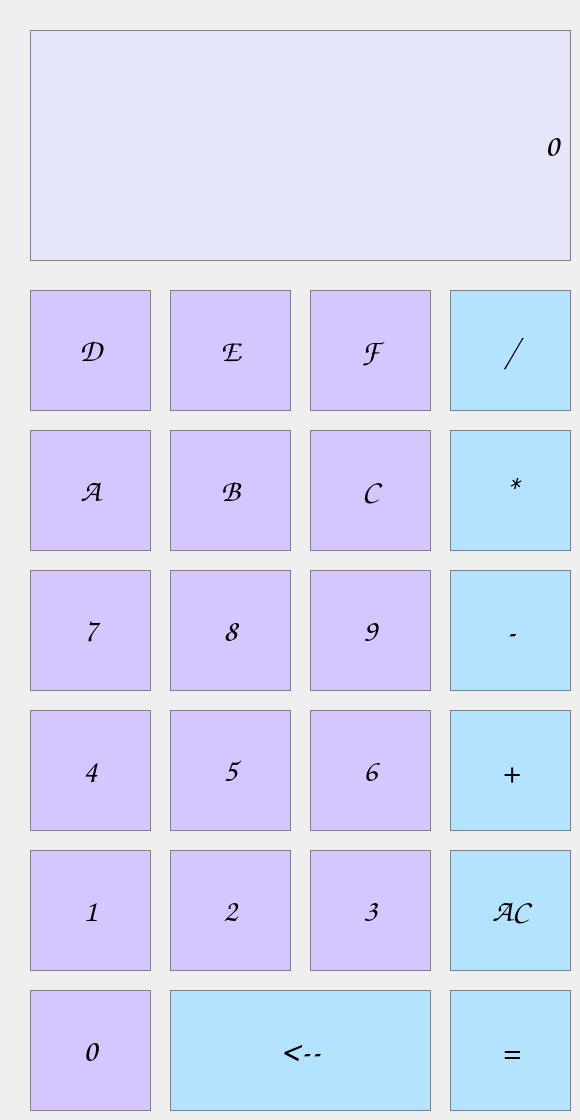
  <widget class="QWidget" name="centralwidget">
   <widget class="QPushButton" name="AC">
    <property name="geometry">
     <rect>
      <x>450</x>
      <y>850</y>
      <width>121</width>
      <height>121</height>
     </rect>
    </property>
    <property name="sizePolicy">
     <sizepolicy hsizetype="Preferred" vsizetype="Preferred">
      <horstretch>0</horstretch>
      <verstretch>0</verstretch>
     </sizepolicy>
    </property>
    <property name="font">
     <font>
      <family>Comic Sans MS</family>
      <pointsize>24</pointsize>
     </font>
    </property>
    <property name="styleSheet">
     <string notr="true">QPushButton{
	background-color: #B3E3FF;
	border: 1px solid gray;
	padding: 5px;
}

QPushButton: pressed{
	background-color: #65A3DD;
	border: 1px solid gray;
	padding: 5px;
}</string>
    </property>
    <property name="text">
     <string>AC</string>
    </property>
   </widget>
   <widget class="QLineEdit" name="Display">
    <property name="geometry">
     <rect>
      <x>30</x>
      <y>30</y>
      <width>541</width>
      <height>231</height>
     </rect>
    </property>
    <property name="sizePolicy">
     <sizepolicy hsizetype="Preferred" vsizetype="Expanding">
      <horstretch>0</horstretch>
      <verstretch>0</verstretch>
     </sizepolicy>
    </property>
    <property name="palette">
     <palette>
      <active>
       <colorrole role="Button">
        <brush brushstyle="SolidPattern">
         <color alpha="255">
          <red>230</red>
          <green>230</green>
          <blue>250</blue>
         </color>
        </brush>
       </colorrole>
       <colorrole role="Base">
        <brush brushstyle="SolidPattern">
         <color alpha="255">
          <red>230</red>
          <green>230</green>
          <blue>250</blue>
         </color>
        </brush>
       </colorrole>
       <colorrole role="Window">
        <brush brushstyle="SolidPattern">
         <color alpha="255">
          <red>230</red>
          <green>230</green>
          <blue>250</blue>
         </color>
        </brush>
       </colorrole>
      </active>
      <inactive>
       <colorrole role="Button">
        <brush brushstyle="SolidPattern">
         <color alpha="255">
          <red>230</red>
          <green>230</green>
          <blue>250</blue>
         </color>
        </brush>
       </colorrole>
       <colorrole role="Base">
        <brush brushstyle="SolidPattern">
         <color alpha="255">
          <red>230</red>
          <green>230</green>
          <blue>250</blue>
         </color>
        </brush>
       </colorrole>
       <colorrole role="Window">
        <brush brushstyle="SolidPattern">
         <color alpha="255">
          <red>230</red>
          <green>230</green>
          <blue>250</blue>
         </color>
        </brush>
       </colorrole>
      </inactive>
      <disabled>
       <colorrole role="Button">
        <brush brushstyle="SolidPattern">
         <color alpha="255">
          <red>230</red>
          <green>230</green>
          <blue>250</blue>
         </color>
        </brush>
       </colorrole>
       <colorrole role="Base">
        <brush brushstyle="SolidPattern">
         <color alpha="255">
          <red>230</red>
          <green>230</green>
          <blue>250</blue>
         </color>
        </brush>
       </colorrole>
       <colorrole role="Window">
        <brush brushstyle="SolidPattern">
         <color alpha="255">
          <red>230</red>
          <green>230</green>
          <blue>250</blue>
         </color>
        </brush>
       </colorrole>
      </disabled>
     </palette>
    </property>
    <property name="font">
     <font>
      <family>Comic Sans MS</family>
      <pointsize>24</pointsize>
      <weight>50</weight>
      <bold>false</bold>
     </font>
    </property>
    <property name="styleSheet">
     <string notr="true">QLineEdit{
	background-color: #E6E6FA;
	border: 1px solid gray;
}
</string>
    </property>
    <property name="text">
     <string>0 </string>
    </property>
    <property name="cursorPosition">
     <number>2</number>
    </property>
    <property name="alignment">
     <set>Qt::AlignRight|Qt::AlignTrailing|Qt::AlignVCenter</set>
    </property>
   </widget>
   <widget class="QPushButton" name="Divide">
    <property name="geometry">
     <rect>
      <x>450</x>
      <y>290</y>
      <width>121</width>
      <height>121</height>
     </rect>
    </property>
    <property name="sizePolicy">
     <sizepolicy hsizetype="Preferred" vsizetype="Preferred">
      <horstretch>0</horstretch>
      <verstretch>0</verstretch>
     </sizepolicy>
    </property>
    <property name="font">
     <font>
      <family>Comic Sans MS</family>
      <pointsize>28</pointsize>
     </font>
    </property>
    <property name="styleSheet">
     <string notr="true">QPushButton{
	background-color: #B3E3FF;
	border: 1px solid gray;
	padding: 5px;
}

QPushButton: pressed{
	background-color: #65A3DD;
	border: 1px solid gray;
	padding: 5px;
}</string>
    </property>
    <property name="text">
     <string>/</string>
    </property>
   </widget>
   <widget class="QPushButton" name="Button9">
    <property name="geometry">
     <rect>
      <x>310</x>
      <y>570</y>
      <width>121</width>
      <height>121</height>
     </rect>
    </property>
    <property name="sizePolicy">
     <sizepolicy hsizetype="Preferred" vsizetype="Preferred">
      <horstretch>0</horstretch>
      <verstretch>0</verstretch>
     </sizepolicy>
    </property>
    <property name="font">
     <font>
      <family>Comic Sans MS</family>
      <pointsize>24</pointsize>
     </font>
    </property>
    <property name="styleSheet">
     <string notr="true">QPushButton{
	background-color: #D6C6FF;
	border: 1px solid gray;
	padding: 5px;
}

QPushButton: pressed{
	background-color: #6BFB6FF;
	border: 1px solid gray;
	padding: 5px;
}</string>
    </property>
    <property name="text">
     <string>9</string>
    </property>
   </widget>
   <widget class="QPushButton" name="Button7">
    <property name="geometry">
     <rect>
      <x>30</x>
      <y>570</y>
      <width>121</width>
      <height>121</height>
     </rect>
    </property>
    <property name="sizePolicy">
     <sizepolicy hsizetype="Preferred" vsizetype="Preferred">
      <horstretch>0</horstretch>
      <verstretch>0</verstretch>
     </sizepolicy>
    </property>
    <property name="font">
     <font>
      <family>Comic Sans MS</family>
      <pointsize>24</pointsize>
     </font>
    </property>
    <property name="styleSheet">
     <string notr="true">QPushButton{
	background-color: #D6C6FF;
	border: 1px solid gray;
	padding: 5px;
}

QPushButton: pressed{
	background-color: #6BFB6FF;
	border: 1px solid gray;
	padding: 5px;
}</string>
    </property>
    <property name="text">
     <string>7</string>
    </property>
   </widget>
   <widget class="QPushButton" name="Multiply">
    <property name="geometry">
     <rect>
      <x>450</x>
      <y>430</y>
      <width>121</width>
      <height>121</height>
     </rect>
    </property>
    <property name="sizePolicy">
     <sizepolicy hsizetype="Preferred" vsizetype="Preferred">
      <horstretch>0</horstretch>
      <verstretch>0</verstretch>
     </sizepolicy>
    </property>
    <property name="font">
     <font>
      <family>Comic Sans MS</family>
      <pointsize>28</pointsize>
     </font>
    </property>
    <property name="styleSheet">
     <string notr="true">QPushButton{
	background-color: #B3E3FF;
	border: 1px solid gray;
	padding: 5px;
}

QPushButton: pressed{
	background-color: #65A3DD;
	border: 1px solid gray;
	padding: 5px;
}</string>
    </property>
    <property name="text">
     <string>*</string>
    </property>
   </widget>
   <widget class="QPushButton" name="Button8">
    <property name="geometry">
     <rect>
      <x>170</x>
      <y>570</y>
      <width>121</width>
      <height>121</height>
     </rect>
    </property>
    <property name="sizePolicy">
     <sizepolicy hsizetype="Preferred" vsizetype="Preferred">
      <horstretch>0</horstretch>
      <verstretch>0</verstretch>
     </sizepolicy>
    </property>
    <property name="font">
     <font>
      <family>Comic Sans MS</family>
      <pointsize>24</pointsize>
     </font>
    </property>
    <property name="styleSheet">
     <string notr="true">QPushButton{
	background-color: #D6C6FF;
	border: 1px solid gray;
	padding: 5px;
}

QPushButton: pressed{
	background-color: #6BFB6FF;
	border: 1px solid gray;
	padding: 5px;
}</string>
    </property>
    <property name="text">
     <string>8</string>
    </property>
   </widget>
   <widget class="QPushButton" name="Button6">
    <property name="geometry">
     <rect>
      <x>310</x>
      <y>710</y>
      <width>121</width>
      <height>121</height>
     </rect>
    </property>
    <property name="sizePolicy">
     <sizepolicy hsizetype="Preferred" vsizetype="Preferred">
      <horstretch>0</horstretch>
      <verstretch>0</verstretch>
     </sizepolicy>
    </property>
    <property name="font">
     <font>
      <family>Comic Sans MS</family>
      <pointsize>24</pointsize>
     </font>
    </property>
    <property name="styleSheet">
     <string notr="true">QPushButton{
	background-color: #D6C6FF;
	border: 1px solid gray;
	padding: 5px;
}

QPushButton: pressed{
	background-color: #6BFB6FF;
	border: 1px solid gray;
	padding: 5px;
}</string>
    </property>
    <property name="text">
     <string>6</string>
    </property>
   </widget>
   <widget class="QPushButton" name="Button4">
    <property name="geometry">
     <rect>
      <x>30</x>
      <y>710</y>
      <width>121</width>
      <height>121</height>
     </rect>
    </property>
    <property name="sizePolicy">
     <sizepolicy hsizetype="Preferred" vsizetype="Preferred">
      <horstretch>0</horstretch>
      <verstretch>0</verstretch>
     </sizepolicy>
    </property>
    <property name="font">
     <font>
      <family>Comic Sans MS</family>
      <pointsize>24</pointsize>
     </font>
    </property>
    <property name="styleSheet">
     <string notr="true">QPushButton{
	background-color: #D6C6FF;
	border: 1px solid gray;
	padding: 5px;
}

QPushButton: pressed{
	background-color: #6BFB6FF;
	border: 1px solid gray;
	padding: 5px;
}</string>
    </property>
    <property name="text">
     <string>4</string>
    </property>
   </widget>
   <widget class="QPushButton" name="Minus">
    <property name="geometry">
     <rect>
      <x>450</x>
      <y>570</y>
      <width>121</width>
      <height>121</height>
     </rect>
    </property>
    <property name="sizePolicy">
     <sizepolicy hsizetype="Preferred" vsizetype="Preferred">
      <horstretch>0</horstretch>
      <verstretch>0</verstretch>
     </sizepolicy>
    </property>
    <property name="font">
     <font>
      <family>Comic Sans MS</family>
      <pointsize>28</pointsize>
     </font>
    </property>
    <property name="styleSheet">
     <string notr="true">QPushButton{
	background-color: #B3E3FF;
	border: 1px solid gray;
	padding: 5px;
}

QPushButton: pressed{
	background-color: #65A3DD;
	border: 1px solid gray;
	padding: 5px;
}</string>
    </property>
    <property name="text">
     <string>-</string>
    </property>
   </widget>
   <widget class="QPushButton" name="Button5">
    <property name="geometry">
     <rect>
      <x>170</x>
      <y>710</y>
      <width>121</width>
      <height>121</height>
     </rect>
    </property>
    <property name="sizePolicy">
     <sizepolicy hsizetype="Preferred" vsizetype="Preferred">
      <horstretch>0</horstretch>
      <verstretch>0</verstretch>
     </sizepolicy>
    </property>
    <property name="font">
     <font>
      <family>Comic Sans MS</family>
      <pointsize>24</pointsize>
     </font>
    </property>
    <property name="styleSheet">
     <string notr="true">QPushButton{
	background-color: #D6C6FF;
	border: 1px solid gray;
	padding: 5px;
}

QPushButton: pressed{
	background-color: #6BFB6FF;
	border: 1px solid gray;
	padding: 5px;
}</string>
    </property>
    <property name="text">
     <string>5</string>
    </property>
   </widget>
   <widget class="QPushButton" name="Button3">
    <property name="geometry">
     <rect>
      <x>310</x>
      <y>850</y>
      <width>121</width>
      <height>121</height>
     </rect>
    </property>
    <property name="sizePolicy">
     <sizepolicy hsizetype="Preferred" vsizetype="Preferred">
      <horstretch>0</horstretch>
      <verstretch>0</verstretch>
     </sizepolicy>
    </property>
    <property name="font">
     <font>
      <family>Comic Sans MS</family>
      <pointsize>24</pointsize>
     </font>
    </property>
    <property name="styleSheet">
     <string notr="true">QPushButton{
	background-color: #D6C6FF;
	border: 1px solid gray;
	padding: 5px;
}

QPushButton: pressed{
	background-color: #6BFB6FF;
	border: 1px solid gray;
	padding: 5px;
}</string>
    </property>
    <property name="text">
     <string>3</string>
    </property>
   </widget>
   <widget class="QPushButton" name="Button1">
    <property name="geometry">
     <rect>
      <x>30</x>
      <y>850</y>
      <width>121</width>
      <height>121</height>
     </rect>
    </property>
    <property name="sizePolicy">
     <sizepolicy hsizetype="Preferred" vsizetype="Preferred">
      <horstretch>0</horstretch>
      <verstretch>0</verstretch>
     </sizepolicy>
    </property>
    <property name="font">
     <font>
      <family>Comic Sans MS</family>
      <pointsize>24</pointsize>
     </font>
    </property>
    <property name="styleSheet">
     <string notr="true">QPushButton{
	background-color: #D6C6FF;
	border: 1px solid gray;
	padding: 5px;
}

QPushButton: pressed{
	background-color: #6BFB6FF;
	border: 1px solid gray;
	padding: 5px;
}</string>
    </property>
    <property name="text">
     <string>1</string>
    </property>
   </widget>
   <widget class="QPushButton" name="Plus">
    <property name="geometry">
     <rect>
      <x>450</x>
      <y>710</y>
      <width>121</width>
      <height>121</height>
     </rect>
    </property>
    <property name="sizePolicy">
     <sizepolicy hsizetype="Preferred" vsizetype="Preferred">
      <horstretch>0</horstretch>
      <verstretch>0</verstretch>
     </sizepolicy>
    </property>
    <property name="font">
     <font>
      <family>Comic Sans MS</family>
      <pointsize>28</pointsize>
     </font>
    </property>
    <property name="styleSheet">
     <string notr="true">QPushButton{
	background-color: #B3E3FF;
	border: 1px solid gray;
	padding: 5px;
}

QPushButton: pressed{
	background-color: #65A3DD;
	border: 1px solid gray;
	padding: 5px;
}</string>
    </property>
    <property name="text">
     <string>+</string>
    </property>
   </widget>
   <widget class="QPushButton" name="Button2">
    <property name="geometry">
     <rect>
      <x>170</x>
      <y>850</y>
      <width>121</width>
      <height>121</height>
     </rect>
    </property>
    <property name="sizePolicy">
     <sizepolicy hsizetype="Preferred" vsizetype="Preferred">
      <horstretch>0</horstretch>
      <verstretch>0</verstretch>
     </sizepolicy>
    </property>
    <property name="font">
     <font>
      <family>Comic Sans MS</family>
      <pointsize>24</pointsize>
     </font>
    </property>
    <property name="styleSheet">
     <string notr="true">QPushButton{
	background-color: #D6C6FF;
	border: 1px solid gray;
	padding: 5px;
}

QPushButton: pressed{
	background-color: #6BFB6FF;
	border: 1px solid gray;
	padding: 5px;
}</string>
    </property>
    <property name="text">
     <string>2</string>
    </property>
   </widget>
   <widget class="QPushButton" name="Erase">
    <property name="geometry">
     <rect>
      <x>170</x>
      <y>990</y>
      <width>261</width>
      <height>121</height>
     </rect>
    </property>
    <property name="sizePolicy">
     <sizepolicy hsizetype="Preferred" vsizetype="Preferred">
      <horstretch>0</horstretch>
      <verstretch>0</verstretch>
     </sizepolicy>
    </property>
    <property name="font">
     <font>
      <family>Comic Sans MS</family>
      <pointsize>28</pointsize>
     </font>
    </property>
    <property name="styleSheet">
     <string notr="true">QPushButton{
	background-color: #B3E3FF;
	border: 1px solid gray;
	padding: 5px;
}

QPushButton: pressed{
	background-color: #65A3DD;
	border: 1px solid gray;
	padding: 5px;
}</string>
    </property>
    <property name="text">
     <string>&lt;--</string>
    </property>
   </widget>
   <widget class="QPushButton" name="Equal">
    <property name="geometry">
     <rect>
      <x>450</x>
      <y>990</y>
      <width>121</width>
      <height>121</height>
     </rect>
    </property>
    <property name="sizePolicy">
     <sizepolicy hsizetype="Preferred" vsizetype="Preferred">
      <horstretch>0</horstretch>
      <verstretch>0</verstretch>
     </sizepolicy>
    </property>
    <property name="font">
     <font>
      <family>Comic Sans MS</family>
      <pointsize>28</pointsize>
     </font>
    </property>
    <property name="styleSheet">
     <string notr="true">QPushButton{
	background-color: #B3E3FF;
	border: 1px solid gray;
	padding: 5px;
}

QPushButton: pressed{
	background-color: #65A3DD;
	border: 1px solid gray;
	padding: 5px;
}</string>
    </property>
    <property name="text">
     <string>=</string>
    </property>
   </widget>
   <widget class="QPushButton" name="Button0">
    <property name="geometry">
     <rect>
      <x>30</x>
      <y>990</y>
      <width>121</width>
      <height>121</height>
     </rect>
    </property>
    <property name="sizePolicy">
     <sizepolicy hsizetype="Preferred" vsizetype="Preferred">
      <horstretch>0</horstretch>
      <verstretch>0</verstretch>
     </sizepolicy>
    </property>
    <property name="font">
     <font>
      <family>Comic Sans MS</family>
      <pointsize>24</pointsize>
     </font>
    </property>
    <property name="styleSheet">
     <string notr="true">QPushButton{
	background-color: #D6C6FF;
	border: 1px solid gray;
	padding: 5px;
}

QPushButton: pressed{
	background-color: #6BFB6FF;
	border: 1px solid gray;
	padding: 5px;
}</string>
    </property>
    <property name="text">
     <string>0</string>
    </property>
   </widget>
   <widget class="QPushButton" name="Button10">
    <property name="geometry">
     <rect>
      <x>30</x>
      <y>430</y>
      <width>121</width>
      <height>121</height>
     </rect>
    </property>
    <property name="sizePolicy">
     <sizepolicy hsizetype="Preferred" vsizetype="Preferred">
      <horstretch>0</horstretch>
      <verstretch>0</verstretch>
     </sizepolicy>
    </property>
    <property name="font">
     <font>
      <family>Comic Sans MS</family>
      <pointsize>24</pointsize>
     </font>
    </property>
    <property name="styleSheet">
     <string notr="true">QPushButton{
	background-color: #D6C6FF;
	border: 1px solid gray;
	padding: 5px;
}

QPushButton: pressed{
	background-color: #6BFB6FF;
	border: 1px solid gray;
	padding: 5px;
}</string>
    </property>
    <property name="text">
     <string>A</string>
    </property>
   </widget>
   <widget class="QPushButton" name="Button11">
    <property name="geometry">
     <rect>
      <x>170</x>
      <y>430</y>
      <width>121</width>
      <height>121</height>
     </rect>
    </property>
    <property name="sizePolicy">
     <sizepolicy hsizetype="Preferred" vsizetype="Preferred">
      <horstretch>0</horstretch>
      <verstretch>0</verstretch>
     </sizepolicy>
    </property>
    <property name="font">
     <font>
      <family>Comic Sans MS</family>
      <pointsize>24</pointsize>
     </font>
    </property>
    <property name="styleSheet">
     <string notr="true">QPushButton{
	background-color: #D6C6FF;
	border: 1px solid gray;
	padding: 5px;
}

QPushButton: pressed{
	background-color: #6BFB6FF;
	border: 1px solid gray;
	padding: 5px;
}</string>
    </property>
    <property name="text">
     <string>B</string>
    </property>
   </widget>
   <widget class="QPushButton" name="Button12">
    <property name="geometry">
     <rect>
      <x>310</x>
      <y>430</y>
      <width>121</width>
      <height>121</height>
     </rect>
    </property>
    <property name="sizePolicy">
     <sizepolicy hsizetype="Preferred" vsizetype="Preferred">
      <horstretch>0</horstretch>
      <verstretch>0</verstretch>
     </sizepolicy>
    </property>
    <property name="font">
     <font>
      <family>Comic Sans MS</family>
      <pointsize>24</pointsize>
     </font>
    </property>
    <property name="styleSheet">
     <string notr="true">QPushButton{
	background-color: #D6C6FF;
	border: 1px solid gray;
	padding: 5px;
}

QPushButton: pressed{
	background-color: #6BFB6FF;
	border: 1px solid gray;
	padding: 5px;
}</string>
    </property>
    <property name="text">
     <string>C</string>
    </property>
   </widget>
   <widget class="QPushButton" name="Button13">
    <property name="geometry">
     <rect>
      <x>170</x>
      <y>290</y>
      <width>121</width>
      <height>121</height>
     </rect>
    </property>
    <property name="sizePolicy">
     <sizepolicy hsizetype="Preferred" vsizetype="Preferred">
      <horstretch>0</horstretch>
      <verstretch>0</verstretch>
     </sizepolicy>
    </property>
    <property name="font">
     <font>
      <family>Comic Sans MS</family>
      <pointsize>24</pointsize>
     </font>
    </property>
    <property name="styleSheet">
     <string notr="true">QPushButton{
	background-color: #D6C6FF;
	border: 1px solid gray;
	padding: 5px;
}

QPushButton: pressed{
	background-color: #6BFB6FF;
	border: 1px solid gray;
	padding: 5px;
}</string>
    </property>
    <property name="text">
     <string>E</string>
    </property>
   </widget>
   <widget class="QPushButton" name="Button14">
    <property name="geometry">
     <rect>
      <x>310</x>
      <y>290</y>
      <width>121</width>
      <height>121</height>
     </rect>
    </property>
    <property name="sizePolicy">
     <sizepolicy hsizetype="Preferred" vsizetype="Preferred">
      <horstretch>0</horstretch>
      <verstretch>0</verstretch>
     </sizepolicy>
    </property>
    <property name="font">
     <font>
      <family>Comic Sans MS</family>
      <pointsize>24</pointsize>
     </font>
    </property>
    <property name="styleSheet">
     <string notr="true">QPushButton{
	background-color: #D6C6FF;
	border: 1px solid gray;
	padding: 5px;
}

QPushButton: pressed{
	background-color: #6BFB6FF;
	border: 1px solid gray;
	padding: 5px;
}</string>
    </property>
    <property name="text">
     <string>F</string>
    </property>
   </widget>
   <widget class="QPushButton" name="Button15">
    <property name="geometry">
     <rect>
      <x>30</x>
      <y>290</y>
      <width>121</width>
      <height>121</height>
     </rect>
    </property>
    <property name="sizePolicy">
     <sizepolicy hsizetype="Preferred" vsizetype="Preferred">
      <horstretch>0</horstretch>
      <verstretch>0</verstretch>
     </sizepolicy>
    </property>
    <property name="font">
     <font>
      <family>Comic Sans MS</family>
      <pointsize>24</pointsize>
     </font>
    </property>
    <property name="styleSheet">
     <string notr="true">QPushButton{
	background-color: #D6C6FF;
	border: 1px solid gray;
	padding: 5px;
}

QPushButton: pressed{
	background-color: #6BFB6FF;
	border: 1px solid gray;
	padding: 5px;
}</string>
    </property>
    <property name="text">
     <string>D</string>
    </property>
   </widget>
  </widget>
